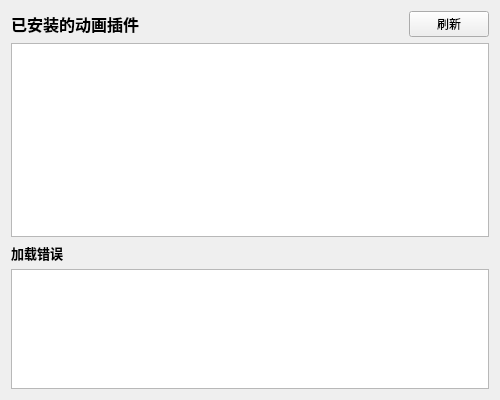
<?xml version="1.0" encoding="UTF-8"?>
<ui version="4.0">
 <class>PagePlugin</class>
 <widget class="QWidget" name="PagePlugin">
  <property name="geometry">
   <rect><x>0</x><y>0</y><width>500</width><height>400</height></rect>
  </property>
  <layout class="QVBoxLayout" name="verticalLayout">

   <item>
    <layout class="QHBoxLayout" name="h1">
     <item>
      <widget class="QLabel" name="lblTitle">
       <property name="text"><string>已安装的动画插件</string></property>
       <property name="font"><font><pointsize>12</pointsize><weight>75</weight><bold>true</bold></font></property>
      </widget>
     </item>
     <item alignment="Qt::AlignRight">
      <widget class="QPushButton" name="btnRefresh">
       <property name="text"><string>刷新</string></property>
      </widget>
     </item>
    </layout>
   </item>

   <item>
    <widget class="QListWidget" name="listPlugins">
     <property name="minimumSize"><size><width>0</width><height>150</height></size></property>
    </widget>
   </item>

   <item>
    <widget class="QLabel" name="lblErrors">
     <property name="text"><string>加载错误</string></property>
     <property name="font"><font><pointsize>10</pointsize><weight>75</weight><bold>true</bold></font></property>
    </widget>
   </item>

   <item>
    <widget class="QListWidget" name="listErrors">
     <property name="maximumSize"><size><width>16777215</width><height>120</height></size></property>
    </widget>
   </item>

  </layout>
 </widget>
 <resources/>
 <connections/>
</ui>
